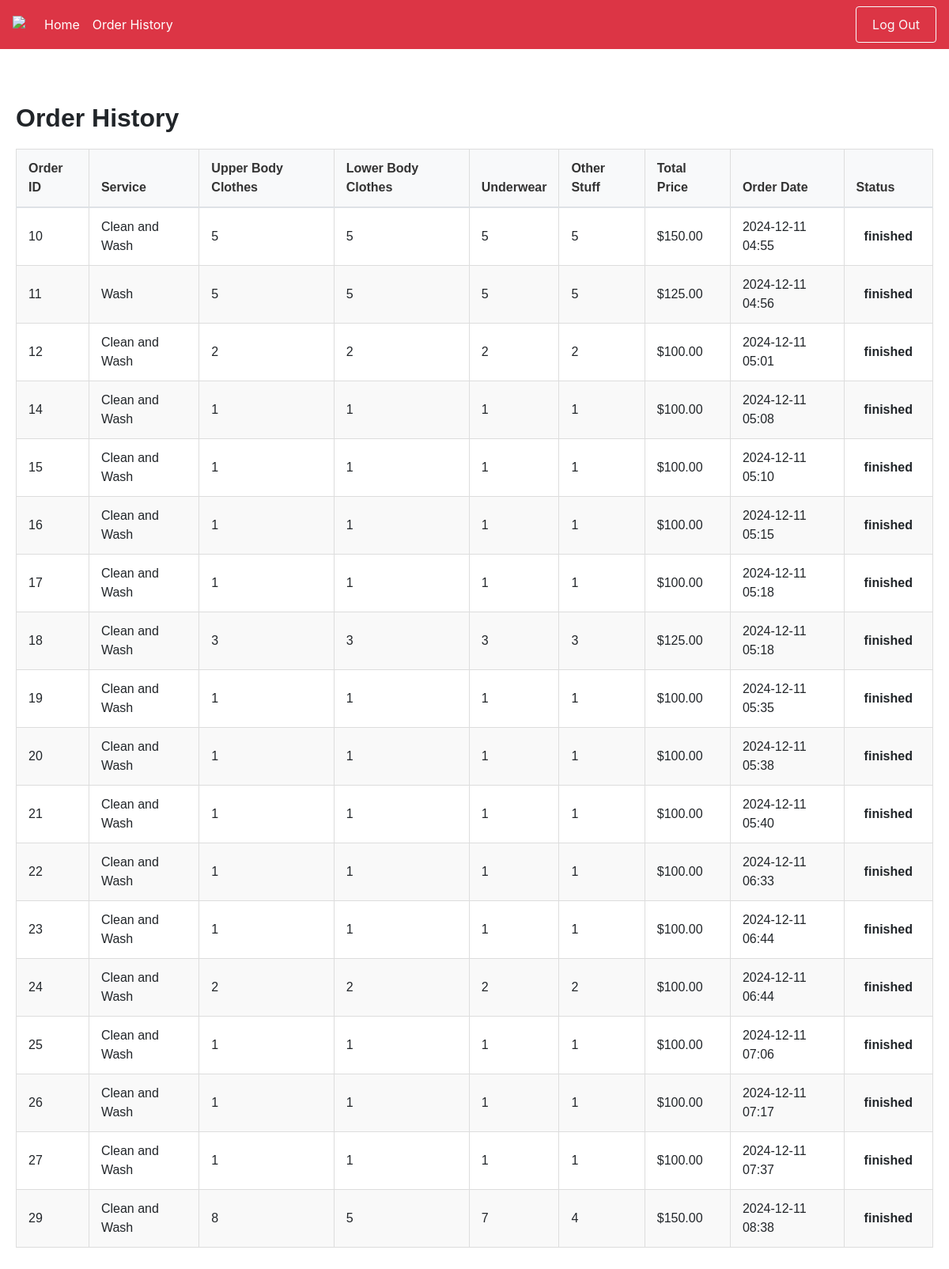
The app's page /users/ord-history (signed in) with its own data.
### users/models.py (models this page shows, shortened)
class Order(models.Model):
    STATUS_CHOICES = [
        ('looking_for_driver', 'Looking for Driver'),
        ('driver_on_the_way_to_pickup', 'Driver on the way to pickup'),
        ('driver_on_the_way_to_laundry', 'Driver on the way to laundry'),
        ('laundry_received', 'Laundry received'),
        ('laundry_cleaning', 'Laundry cleaning'),
        ('driver_on_the_way_to_customer', 'Driver on the way to customer'),
        ('delivered', 'Delivered'),
        ('finished', 'Finished'),
    ]
    user = models.ForeignKey(User, on_delete=models.CASCADE, null=False)
    phone_number = models.CharField(max_length=30, null=True)
    ordered_from_business = models.ForeignKey(Business, on_delete=models.CASCADE, null=False)
    service = models.ForeignKey(Service, on_delete=models.CASCADE, null=False)
    driver = models.ForeignKey(Driver, on_delete=models.CASCADE, null=True)
    upper_body_clothes = models.IntegerField(default=0)
    lower_body_clothes = models.IntegerField(default=0)
    underwear = models.IntegerField(default=0)
    other_stuff = models.IntegerField(default=0)
    order_date = models.DateTimeField(auto_now_add=True)
    total_price = models.DecimalField(max_digits=10, decimal_places=2, default=0.00)
    created_at = models.DateTimeField(default=timezone.now)
    status = models.CharField(max_length=50, choices=STATUS_CHOICES, default='looking_for_driver')

class Service(models.Model):
    business = models.ForeignKey(Business, on_delete=models.CASCADE, related_name="service_business")
    service_name = models.CharField(max_length=100)
    description = models.CharField(max_length=200)
    light_tendency_price = models.FloatField(default=0)
    light_tendency_minimum = models.FloatField(default=0)
    light_tendency_maximum = models.FloatField(default=0)
    medium_tendency_price = models.FloatField(default=0)
    medium_tendency_minimum = models.FloatField(default=0)
    medium_tendency_maximum = models.FloatField(default=0)
    heavy_tendency_price = models.FloatField(default=0)
    heavy_tendency_minimum = models.FloatField(default=0)
    heavy_tendency_maximum = models.FloatField(default=0)

### users/views.py (the view)
# urls.py: path('ord-history', views.ord_history, name='ord-history'),
def ord_history(request):
    if request.user.is_authenticated:
        orders = Order.objects.filter(user=request.user, status='finished')  # Filter orders for the logged-in user
    else:
        orders = []  # No orders if the user is not authenticated
    return render(request, 'users/ord-history.html', {'orders': orders})

### users/templates/users/ord-history.html (shortened to what this page needs)
{% extends 'users/baseCustomer.html' %}
{% block content %}
<div class="container mt-5">
    <h2>Order History</h2>
    {% if orders %}
        <table class="table">
            <thead>
                <tr>
                    <th>Order ID</th>
                    <th>Service</th>
                    <th>Upper Body Clothes</th>
                    <th>Lower Body Clothes</th>
                    <th>Underwear</th>
                    <th>Other Stuff</th>
                    <th>Total Price</th>
                    <th>Order Date</th>
                    <th>Status</th>
                </tr>
            </thead>
            <tbody>
                {% for order in orders %}
                    <tr>
                        <td>{{ order.id }}</td>
                        <td>{{ order.service.service_name }}</td>
                        <td>{{ order.upper_body_clothes }}</td>
                        <td>{{ order.lower_body_clothes }}</td>
                        <td>{{ order.underwear }}</td>
                        <td>{{ order.other_stuff }}</td>
                        <td>${{ order.total_price }}</td>
                        <td>{{ order.created_at|date:"Y-m-d H:i" }}</td>
                        <td>
                            <span class="status
                                ">
                                {{ order.status }}
                            </span>
                        </td>
                    </tr>
                {% endfor %}
            </tbody>
        </table>
    {% else %}
        <p>No orders found.</p>
    {% endif %}
</div>
{% endblock %}

### users/static/users/css/style.css (style rules this page uses)
.table th, .table td { text-align: center; vertical-align: middle; }
.table { border-collapse: collapse; }
.table th { background-color: #f8f9fa; }
.container { max-width: 1200px; }

### users/templates/users/ord-history.html (style rules this page uses)
.container { max-width: 1200px; margin: 0 auto; padding: 20px; font-family: Arial, sans-serif; }
h2 { font-weight: bold; margin-bottom: 20px; }
.table { width: 100%; border-collapse: collapse; margin-bottom: 20px; }
.table thead { background-color: #f8f9fa; }
.table th, .table td { padding: 12px 15px; text-align: left; border: 1px solid #ddd; }
.table th { font-weight: bold; color: #333; }
.table tbody tr:nth-child(even) { background-color: #f9f9f9; }
.status { padding: 5px 10px; border-radius: 15px; text-align: center; font-weight: bold; }

### records on screen
Order: id "10", service.service_name "Clean and Wash", upper_body_clothes "5", lower_body_clothes "5", underwear "5", other_stuff "5", total_price "150.00", created_at "2024-12-11 04:55", status "finished"
Order: id "11", service.service_name "Wash", upper_body_clothes "5", lower_body_clothes "5", underwear "5", other_stuff "5", total_price "125.00", created_at "2024-12-11 04:56", status "finished"
Order: id "12", service.service_name "Clean and Wash", upper_body_clothes "2", lower_body_clothes "2", underwear "2", other_stuff "2", total_price "100.00", created_at "2024-12-11 05:01", status "finished"
Order: id "14", service.service_name "Clean and Wash", upper_body_clothes "1", lower_body_clothes "1", underwear "1", other_stuff "1", total_price "100.00", created_at "2024-12-11 05:08", status "finished"
Order: id "15", service.service_name "Clean and Wash", upper_body_clothes "1", lower_body_clothes "1", underwear "1", other_stuff "1", total_price "100.00", created_at "2024-12-11 05:10", status "finished"
Order: id "16", service.service_name "Clean and Wash", upper_body_clothes "1", lower_body_clothes "1", underwear "1", other_stuff "1", total_price "100.00", created_at "2024-12-11 05:15", status "finished"
Order: id "17", service.service_name "Clean and Wash", upper_body_clothes "1", lower_body_clothes "1", underwear "1", other_stuff "1", total_price "100.00", created_at "2024-12-11 05:18", status "finished"
Order: id "18", service.service_name "Clean and Wash", upper_body_clothes "3", lower_body_clothes "3", underwear "3", other_stuff "3", total_price "125.00", created_at "2024-12-11 05:18", status "finished"
Order: id "19", service.service_name "Clean and Wash", upper_body_clothes "1", lower_body_clothes "1", underwear "1", other_stuff "1", total_price "100.00", created_at "2024-12-11 05:35", status "finished"
Order: id "20", service.service_name "Clean and Wash", upper_body_clothes "1", lower_body_clothes "1", underwear "1", other_stuff "1", total_price "100.00", created_at "2024-12-11 05:38", status "finished"
Order: id "21", service.service_name "Clean and Wash", upper_body_clothes "1", lower_body_clothes "1", underwear "1", other_stuff "1", total_price "100.00", created_at "2024-12-11 05:40", status "finished"
Order: id "22", service.service_name "Clean and Wash", upper_body_clothes "1", lower_body_clothes "1", underwear "1", other_stuff "1", total_price "100.00", created_at "2024-12-11 06:33", status "finished"
Order: id "23", service.service_name "Clean and Wash", upper_body_clothes "1", lower_body_clothes "1", underwear "1", other_stuff "1", total_price "100.00", created_at "2024-12-11 06:44", status "finished"
Order: id "24", service.service_name "Clean and Wash", upper_body_clothes "2", lower_body_clothes "2", underwear "2", other_stuff "2", total_price "100.00", created_at "2024-12-11 06:44", status "finished"
Order: id "25", service.service_name "Clean and Wash", upper_body_clothes "1", lower_body_clothes "1", underwear "1", other_stuff "1", total_price "100.00", created_at "2024-12-11 07:06", status "finished"
Order: id "26", service.service_name "Clean and Wash", upper_body_clothes "1", lower_body_clothes "1", underwear "1", other_stuff "1", total_price "100.00", created_at "2024-12-11 07:17", status "finished"
Order: id "27", service.service_name "Clean and Wash", upper_body_clothes "1", lower_body_clothes "1", underwear "1", other_stuff "1", total_price "100.00", created_at "2024-12-11 07:37", status "finished"
Order: id "29", service.service_name "Clean and Wash", upper_body_clothes "8", lower_body_clothes "5", underwear "7", other_stuff "4", total_price "150.00", created_at "2024-12-11 08:38", status "finished"
